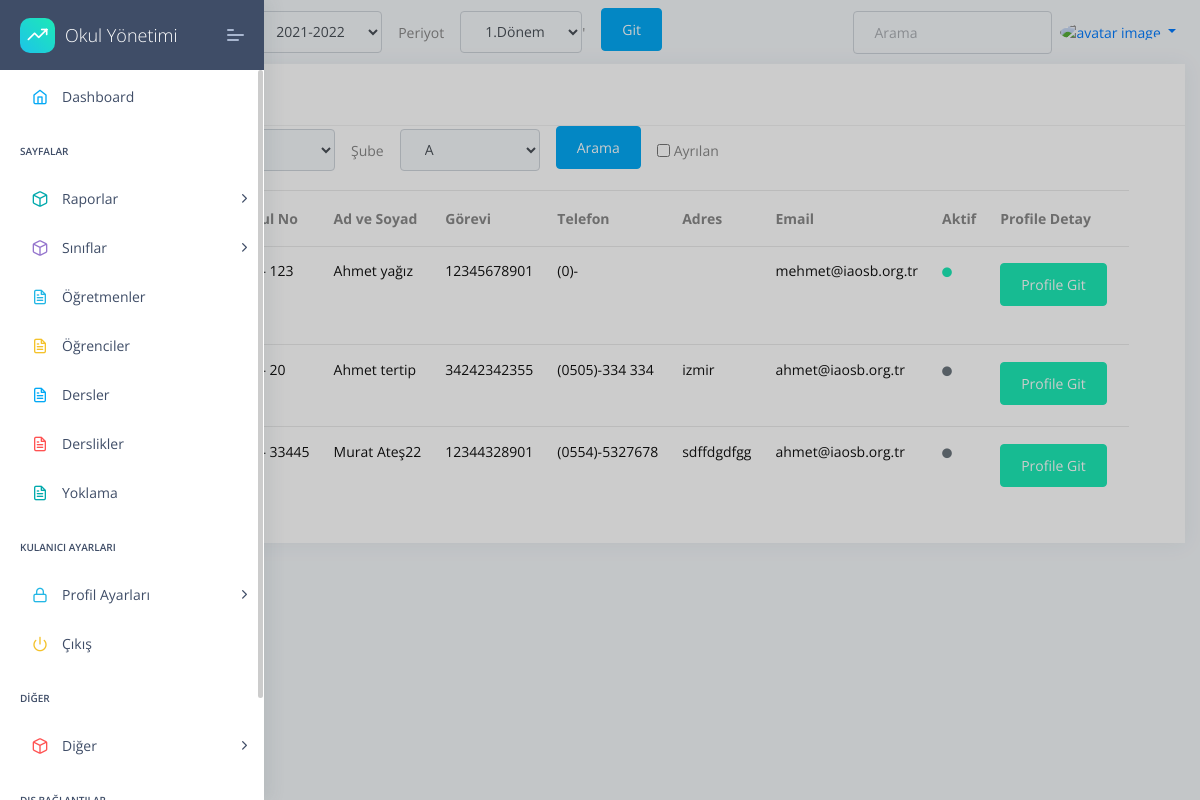
The page /student/list/ on the database its author committed.
### apps/student/models.py (models this page shows, shortened)
class Student(models.Model):
    firstName= models.CharField(max_length=20,default="",unique=False,null=True,blank=True,)
    lastName=models.CharField(max_length=20,unique=False,null=True,blank=True,)
    TC = models.CharField(max_length=11,unique=False,null=True,blank=True,validators=[validateEven])
    phone = models.CharField(validators=[validatePhone], max_length=17,default="0",unique=False,null=True,blank=True,)
    address=models.TextField(unique=False,null=True,blank=True,)
    status=models.BooleanField(unique=False,null=True,blank=True,)
    middleSchool=models.ForeignKey(MiddleSchool,on_delete=models.CASCADE)
    number=models.IntegerField(unique=False,null=True,blank=True,)
    session=models.ForeignKey(Session,on_delete=models.CASCADE)
    image=models.ImageField(upload_to=upload_location,unique=False,null=True,blank=True,default='images/person.png')
    health=models.TextField(unique=False,null=True,blank=True,)
    HESCode=models.CharField(max_length=12,unique=False,null=True,blank=True,validators=[validateHesCode])
    birtdate=DateField(("Doğum Tarihiniz"), auto_now=False, auto_now_add=False,unique=False,null=True,blank=True,)
    email=models.EmailField()
    genders=(('Kız','Kız'),
              ('Erkek','Erkek'),
              ('Diger','Diğer'),
    )
    gender=CharField(max_length=10 ,choices=genders,unique=False,blank=True,null=True)
    class Meta:
        ordering = ('firstName',)

### apps/student/views.py (the view)
# urls.py: path('list/', views.StudentListView.as_view(),name='student-list'),
class StudentListView(ListView):
    template_name = 'student/std-list.html'
    model = Student
    def get_context_data(self, **kwargs):
        context = super().get_context_data(**kwargs)
        context['classLevels']=ClassLevels.objects.all()
        context['sessions']=Session.objects.all()
        context['periods']=Period.objects.all()
        context['classNames']=ClassNames.objects.all()
        context['media_url'] =settings.MEDIA_URL
        return context
    def get_queryset(self):
        queryset = {"studentlist": StudentList.objects.all()}
        sessionUpdate(self.request)
        session=Session.objects.get(active=True)
        period=Period.objects.get(active=True)
        className = self.request.GET.get("className")
        classLevel = self.request.GET.get("classLevel")
        if className==None:
            className="A"
        if classLevel==None:
            classLevel="9"
        query={}
        query2={}
        if className!="0" and className!=None:
            query['studentlist__className__className__name__contains']=className
            query2['className__className__name__contains']=className
        else:
            query['studentlist__className__className__name__contains']=""
            query2['className__className__name__contains']=""
        if classLevel!="0" and classLevel!=None:
            query['studentlist__className__level__level__contains']=classLevel
            query2['className__level__level__contains']=classLevel
        else:
            query['studentlist__className__level__level__contains']=""
            query2['className__level__level__contains']=""
        if classLevel=="0" and className=="0":
            queryset = {"students": Student.objects.all().distinct(),"studentlist": StudentList.objects.all()}
            return queryset
        else:
            query["studentlist__session__session__contains"]=session
            query["studentlist__periods__period__contains"]=period
            query2["session__session__contains"]=session
            query2["periods__period__contains"]=period
        try:
            queryset = {"students": Student.objects.filter(**query).distinct(),"studentlist": StudentList.objects.filter(**query2)}
        except:
            print("sorgu hatası")
        return queryset

### apps/classes/models.py (called while the page is built)
    def __str__(self):
        return self.level

    def __str__(self):
        return self.name

    def __str__(self):
        return self.level.level+self.className.name

### apps/home/models.py (called while the page is built)
    def __str__(self):
      return self.session

    def __str__(self):
      return self.period

### apps/templates/student/std-list.html (shortened to what this page needs)
{% extends "layouts/base.html" %}
{% block content %}
<div class="col-xl-12 col-md-6 col-sm-3">
    <div class="card ">
        <div class="card-header">
            <h5>Öğrenci Listesi</h5>
        </div>
        {% include  'student/filter.html' %}
        <div class="card-block px-0 py-3">
            <div class="table-responsive">
                <table class="table table-hover">
                    <thead>
                        <tr>
                        <th scope="col">Profil Resmi</th>
                        <th scope="col">Okul No</th>
                          <th scope="col">Ad ve Soyad</th>
                          <th scope="col">Görevi</th>
                          <th scope="col">Telefon</th>
                          <th scope="col">Adres</th>
                          <th scope="col">Email</th>
                          <th scope="col">Aktif</th>
                          <th scope="col">Profile Detay</th>
                        </tr>
                      </thead>
                      <tbody>
                        {% for studentl in object_list.studentlist %}
                        {% for student in studentl.students.all %}
                            <td>
                                <a href="{% url 'student-view' student.id %}">
                                <img class="rounded-circle" style="width:50px;" src="{{media_url}}{{student.image}}" alt="activity-user"></td>
                            <td title="Okul No">
                                <a href="{% url 'student-view' student.id %}">
                                <h6 class="mb-1">{{studentl.className}} - {{student.number}}  </h6>
                                 </a>
                            </td>
                            <td title="Ad Soyad">
                                <a href="{% url 'student-view' student.id %}">
                                <h6 class="mb-1">{{student.firstName}} {{student.lastName}}</h6>
                            </a>
                            </td>
                            <td>
                                <a href="{% url 'student-view' student.id %}">
                                <h6 class="mb-1">{{student.TC}} </h6>
                            </a>
                            </td>
                            <td>
                                <a href="{% url 'student-view' student.id %}">
                                <h6 class="mb-1">{{student.phone}} </h6>
                            </a>
                            </td>
                            <td>
                                <a href="{% url 'student-view' student.id %}">
                                <h6 class="mb-1">{{student.address}}</h6>
                            </a>
                            </td>
                            <td>
                                <a href="{% url 'student-view' student.id %}">
                                <h6 class="mb-1">{{student.email}} </h6>
                            </a>
                            </td>
                            <td>
                                {% if student.status %}
                                <h6 class="text-muted"><i class="fas fa-circle text-c-green f-10 m-r-15"></i></h6>
                                {% else %}
                                <h6 class="text-muted"><i class="fas fa-circle text-c-black f-10 m-r-15"></i></h6>
                                {% endif %}
                            </td>
                            <td>
                                <a href="{% url 'student-view' student.id %}"class="label btn btn-success  f-12">Profile Git</a>
                            </td>
                       {% endfor %}
                        {% endfor %}
                    </tbody>
                </table>
            </div>
        </div>
    </div>
</div>
{% endblock content %}

### rows shown on the page
Student: number "123", firstName "Ahmet", lastName "yağız", TC "12345678901", phone "(0)-", email "mehmet@iaosb.org.tr", status True (drawn)
Student: number "20", firstName "Ahmet", lastName "tertip", TC "34242342355", phone "(0505)-334 334", address "izmir", email "ahmet@iaosb.org.tr", status False (drawn)
Student: number "33445", firstName "Murat", lastName "Ateş22", TC "12344328901", phone "(0554)-5327678", address "sdffdgdfgg", email "ahmet@iaosb.org.tr", status False (drawn)

### other values the page prints
form field sessionID "2021-2022"
form field periodID "1.Dönem"
form field className "A"
